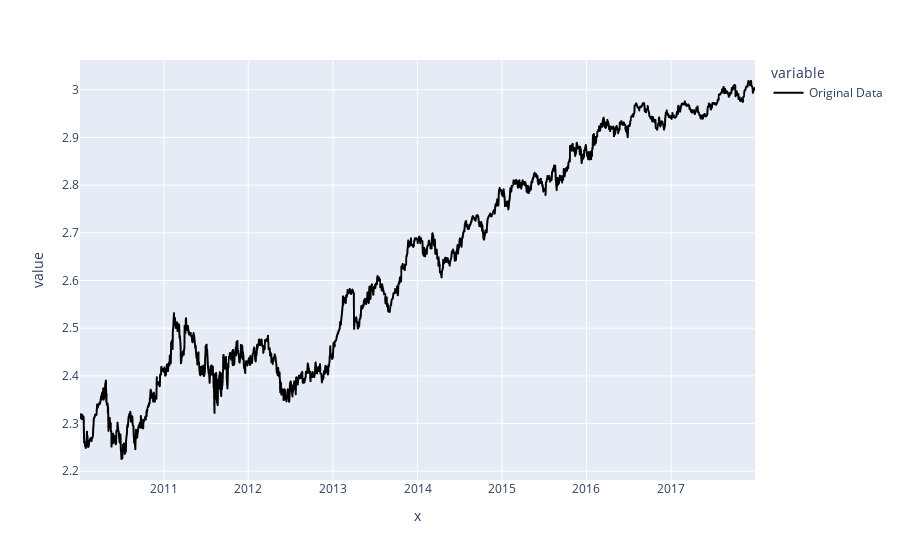
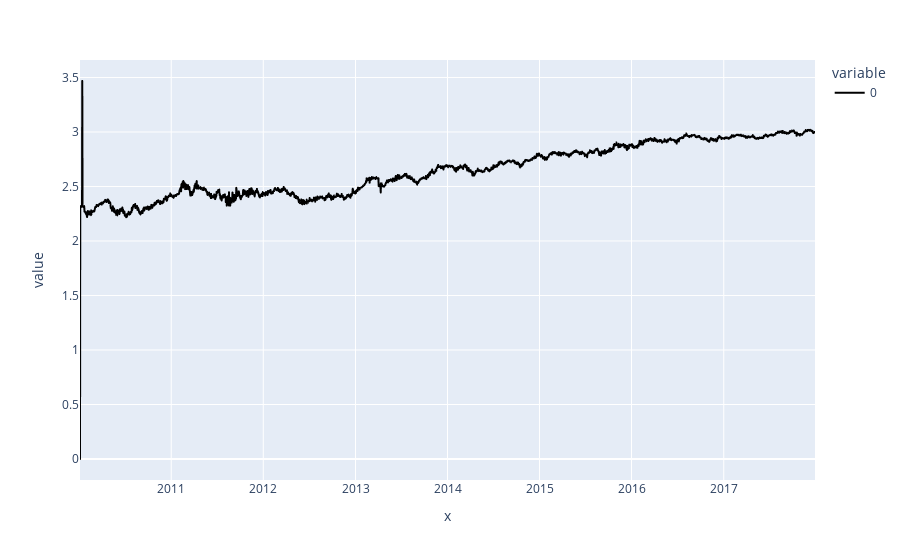
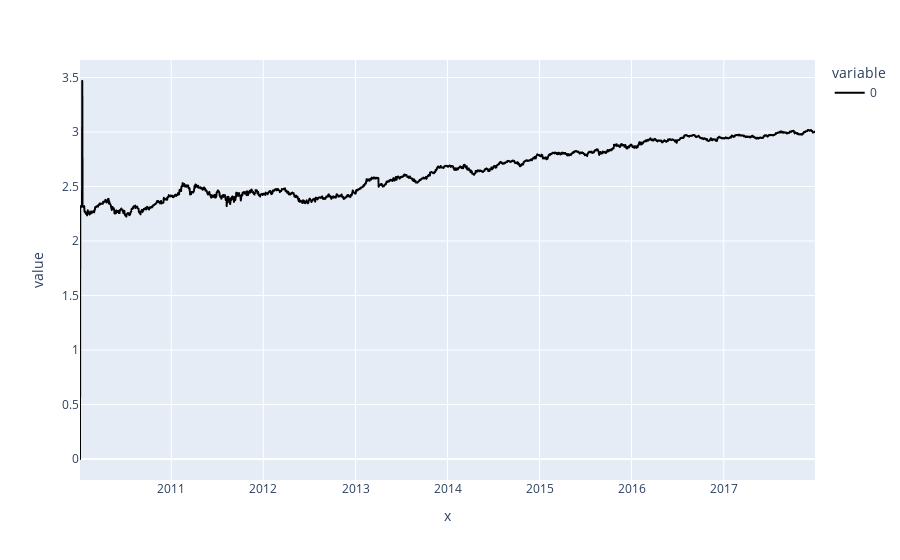

The cell these charts' notebook holds for them, in order:
### Code cell
graphing(normalised_Data, df)

### Figure 1 — Plotly figure (JSON) as saved in the notebook; plotly's stock layout.template omitted (floating-point values rounded to 4 significant figures; data arrays with more than 128 entries replaced by an {"elided": "..."} marker saying what was removed)
{"data": [{"hovertemplate": "variable=0<br>x=%{x}<br>value=%{y}<extra></extra>", "legendgroup": "0", "line": {"color": "rgb(0, 0, 0)", "dash": "solid"}, "mode": "lines", "name": "Original Data", "showlegend": true, "type": "scattergl", "x": {"elided": "2013 str values"}, "xaxis": "x", "y": {"elided": "2013 float values"}, "yaxis": "y"}], "layout": {"legend": {"title": {"text": "variable"}, "tracegroupgap": 0}, "margin": {"t": 60}, "xaxis": {"anchor": "y", "domain": [0, 1], "title": {"text": "x"}}, "yaxis": {"anchor": "x", "domain": [0, 1], "title": {"text": "value"}}}}

### Figure 2 — Plotly figure (JSON) as saved in the notebook; plotly's stock layout.template omitted (floating-point values rounded to 4 significant figures; data arrays with more than 128 entries replaced by an {"elided": "..."} marker saying what was removed)
{"data": [{"hovertemplate": "variable=0<br>x=%{x}<br>value=%{y}<extra></extra>", "legendgroup": "0", "line": {"color": "rgb(0, 0, 0)", "dash": "solid"}, "mode": "lines", "name": "0", "showlegend": true, "type": "scattergl", "x": {"elided": "2013 str values"}, "xaxis": "x", "y": {"elided": "2013 float values"}, "yaxis": "y"}], "layout": {"legend": {"title": {"text": "variable"}, "tracegroupgap": 0}, "margin": {"t": 60}, "xaxis": {"anchor": "y", "domain": [0, 1], "title": {"text": "x"}}, "yaxis": {"anchor": "x", "domain": [0, 1], "title": {"text": "value"}}}}

### Figure 3 — Plotly figure (JSON) as saved in the notebook; plotly's stock layout.template omitted (floating-point values rounded to 4 significant figures; data arrays with more than 128 entries replaced by an {"elided": "..."} marker saying what was removed)
{"data": [{"hovertemplate": "variable=0<br>x=%{x}<br>value=%{y}<extra></extra>", "legendgroup": "0", "line": {"color": "rgb(0, 0, 0)", "dash": "solid"}, "mode": "lines", "name": "0", "showlegend": true, "type": "scattergl", "x": {"elided": "2013 str values"}, "xaxis": "x", "y": {"elided": "2013 float values"}, "yaxis": "y"}], "layout": {"legend": {"title": {"text": "variable"}, "tracegroupgap": 0}, "margin": {"t": 60}, "xaxis": {"anchor": "y", "domain": [0, 1], "title": {"text": "x"}}, "yaxis": {"anchor": "x", "domain": [0, 1], "title": {"text": "value"}}}}
